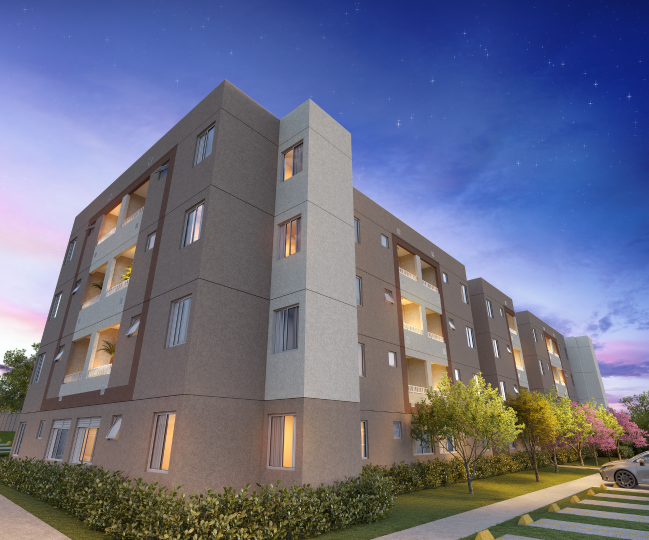
#> input picture assets/Lazer/Fachada.png, 1297 x 1080 px (shown at 1/2 size)
$ python -i build_assets.py   (imports and definitions only)
#> lines starting #> are read from the running program, lines starting #| are printed output that depends on the picture
#!/usr/bin/env python3
"""
build_assets.py — Gera assets/web/ (WebP) a partir do material entregue em assets/Lazer, assets/apartamento e assets/Plantas.

O material chegou já redimensionado (1080 px de altura). O de-para render -> nome final fica em `assets-map.tsv`
(TAB entre as colunas).

  assets/web/<destino>.webp              imagem do lightbox  (lado maior <= 2600 px, q80)
  assets/web/miniaturas/<destino>.webp   miniatura da grade  (lado maior <=  900 px, q72)

Plantas: os PNGs já vêm com transparência. O desenho é assentado sobre BRANCO
(o card de planta é branco), recortado na própria caixa (ignorando pontos
soltos) e com margem branca em volta. Plantas: lightbox <= 3000 px q86, grade
<= 1400 px q78. Nenhuma imagem é ampliada além do tamanho entregue.

Uso:
    python build_assets.py            # gera só o que falta
    python build_assets.py --force    # regera tudo

Requisito: Pillow (pip install pillow), com suporte a WebP.
"""
import argparse
import sys
import unicodedata
from pathlib import Path

from PIL import Image

ROOT = Path(__file__).resolve().parent
SRC = ROOT / 'assets'          # material entregue (já redimensionado)
OUT = ROOT / 'assets' / 'web'  # saída WebP publicada

FULL_W, FULL_Q = 2600, 85
THUMB_W, THUMB_Q = 900, 72
PLAN_FULL_W, PLAN_FULL_Q = 3000, 86
PLAN_THUMB_W, PLAN_THUMB_Q = 1400, 78

def nfc(s):
    return unicodedata.normalize('NFC', s)


# [9 lines left out: function find, not called in this run]


def fresh(src, dst, force):
    return not force and dst.exists() and dst.stat().st_mtime > src.stat().st_mtime


# [5 lines left out: function save_webp, not called in this run]


def clean_plan(path):
    """PNG transparente -> RGB sobre branco, recortado no desenho + margem."""
#> called with path = 'assets/Lazer/Fachada.png'
    im = Image.open(path).convert('RGBA')
#> im is the input picture: PIL image 1297x1080 RGBA; mean R, G, B, A 107.5, 110.3, 133.4, 255
    alpha = im.getchannel('A')
    # Pontos soltos (poeira do export) não podem esticar a caixa: mede em 1/8 da
    # resolução, onde um ponto vira quase transparente.
    k = 8
    small = alpha.point(lambda v: 255 if v > 40 else 0).resize(
        (max(1, im.width // k), max(1, im.height // k)), Image.BOX)
#> small: PIL image 162x135 L; every value is 255
    box = small.point(lambda v: 255 if v > 60 else 0).getbbox()
#> box = (0, 0, 162, 135)
    x0, y0, x1, y1 = (box[0] * k, box[1] * k, min(im.width, box[2] * k), min(im.height, box[3] * k))
#> x0 = 0; y0 = 0; x1 = 1296; y1 = 1080
    white = Image.new('RGBA', im.size, (255, 255, 255, 255))
#> white: PIL image 1297x1080 RGBA; every value is 255
    white.alpha_composite(im)
    drawing = white.convert('RGB').crop((x0, y0, x1, y1))
    pad = int(max(drawing.size) * 0.035)
#> pad = 45
    canvas = Image.new('RGB', (drawing.width + 2 * pad, drawing.height + 2 * pad), 'white')
#> canvas: PIL image 1386x1170 RGB; every value is 255
    canvas.paste(drawing, (pad, pad))
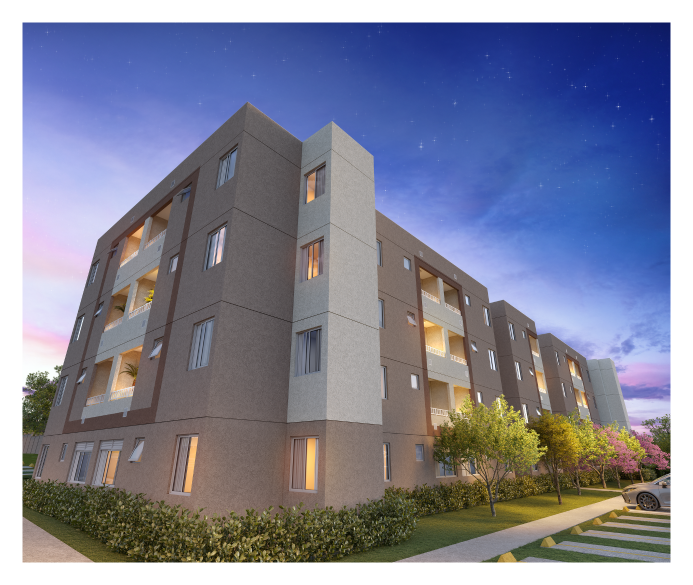
#> canvas: PIL image 1386x1170 RGB (shown at 1/2 size); mean R, G, B 127.7, 130.1, 150
    return canvas


# [26 lines left out: function build_images, not called in this run]


# [7 lines not run here, left out]

>>> result = clean_plan('assets/Lazer/Fachada.png')

$ run again, on assets/Plantas/PLANTA-TIPO 1.png
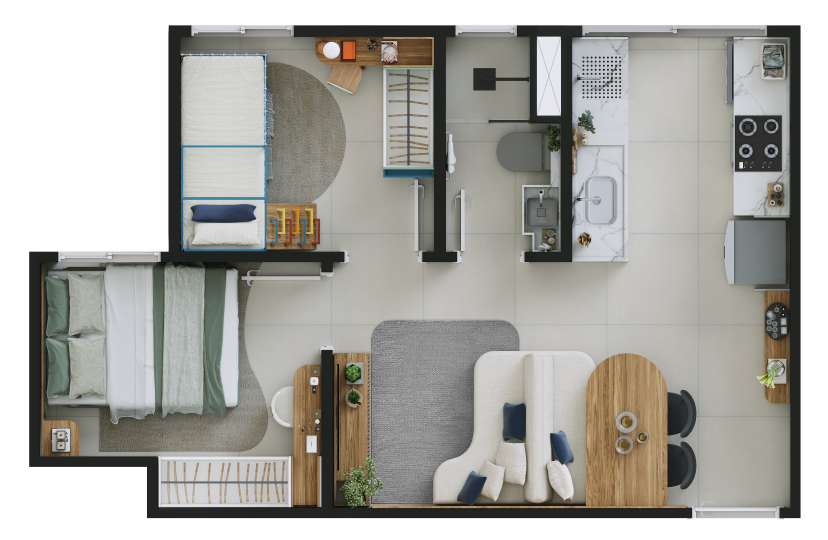
#> input picture assets/Plantas/PLANTA-TIPO 1.png, 1656 x 1080 px (shown at 1/2 size)
#> in clean_plan, im is the input picture: PIL image 1656x1080 RGBA; mean R, G, B, A 171.4, 170.1, 164.9, 255
#> alpha: PIL image 1656x1080 L; every value is 255
#> small: PIL image 207x135 L; every value is 255
#> box = (0, 0, 207, 135)
#> x0 = 0; x1 = 1656; y1 = 1080
#> white: PIL image 1656x1080 RGBA; every value is 255
#> in clean_plan, `canvas.paste(drawing, (pad, pad))`:
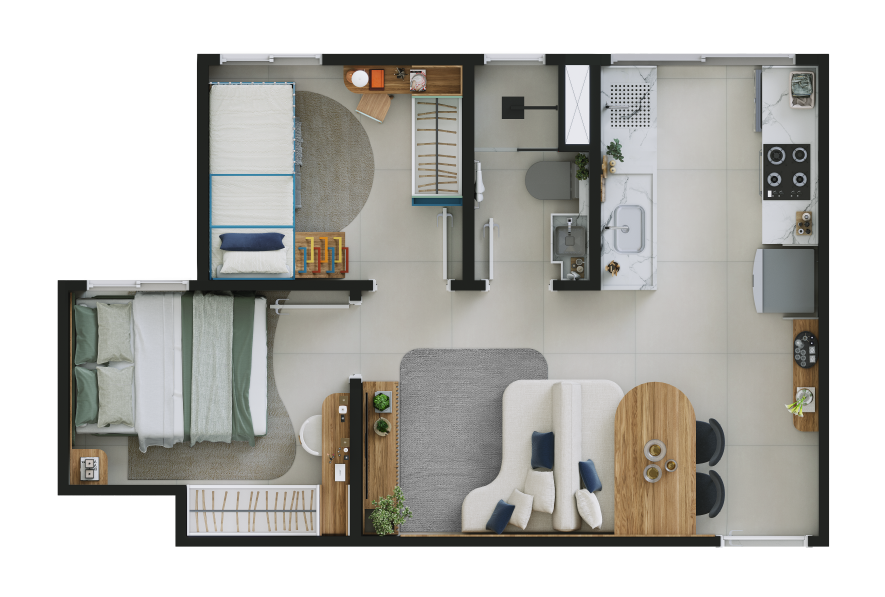
#> canvas: PIL image 1770x1194 RGB (shown at 1/2 size); mean R, G, B 184.2, 183.2, 178.7

$ run again, on assets/Plantas/PLANTA-TIPO-GARDEN.png
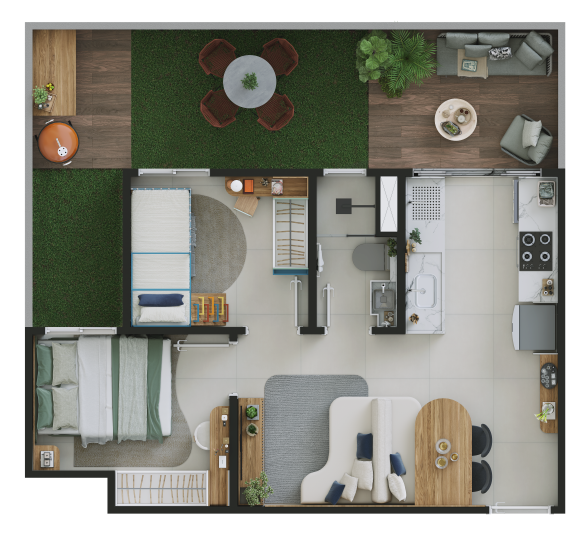
#> input picture assets/Plantas/PLANTA-TIPO-GARDEN.png, 1176 x 1080 px (shown at 1/2 size)
#> in clean_plan, im is the input picture: PIL image 1176x1080 RGBA; mean R, G, B, A 147.1, 147.1, 138.2, 255
#> alpha: PIL image 1176x1080 L; every value is 255
#> small: PIL image 147x135 L; every value is 255
#> box = (0, 0, 147, 135)
#> x0 = 0; x1 = 1176; y1 = 1080
#> white: PIL image 1176x1080 RGBA; every value is 255
#> in clean_plan, `canvas.paste(drawing, (pad, pad))`:
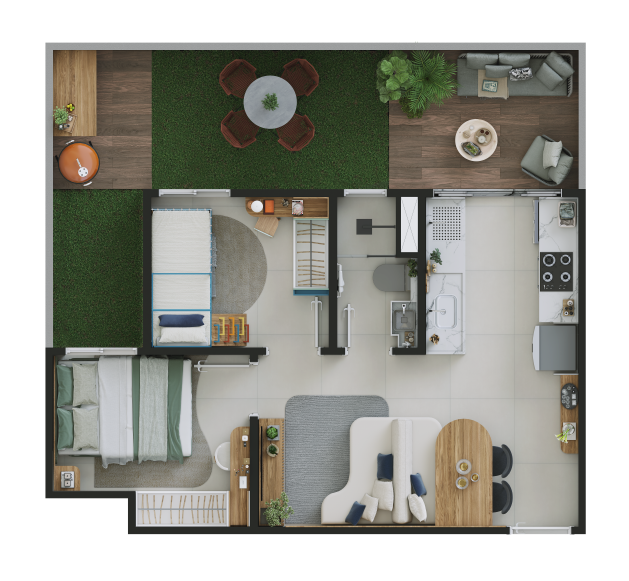
#> canvas: PIL image 1258x1162 RGB (shown at 1/2 size); mean R, G, B 161.2, 161.2, 153.5

$ run again, on assets/apartamento/BANHEIRO.png
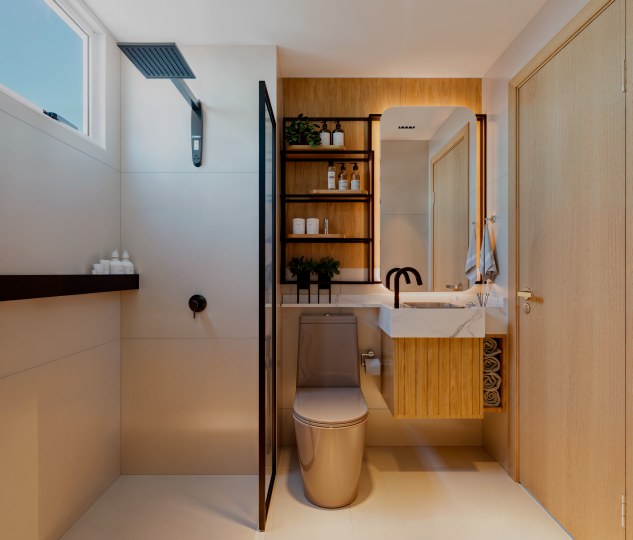
#> input picture assets/apartamento/BANHEIRO.png, 1265 x 1080 px (shown at 1/2 size)
#> in clean_plan, im is the input picture: PIL image 1265x1080 RGBA; mean R, G, B, A 147.5, 125.4, 105.5, 255
#> alpha: PIL image 1265x1080 L; every value is 255
#> small: PIL image 158x135 L; every value is 255
#> box = (0, 0, 158, 135)
#> x0 = 0; x1 = 1264; y1 = 1080
#> white: PIL image 1265x1080 RGBA; every value is 255
#> in clean_plan, `canvas.paste(drawing, (pad, pad))`:
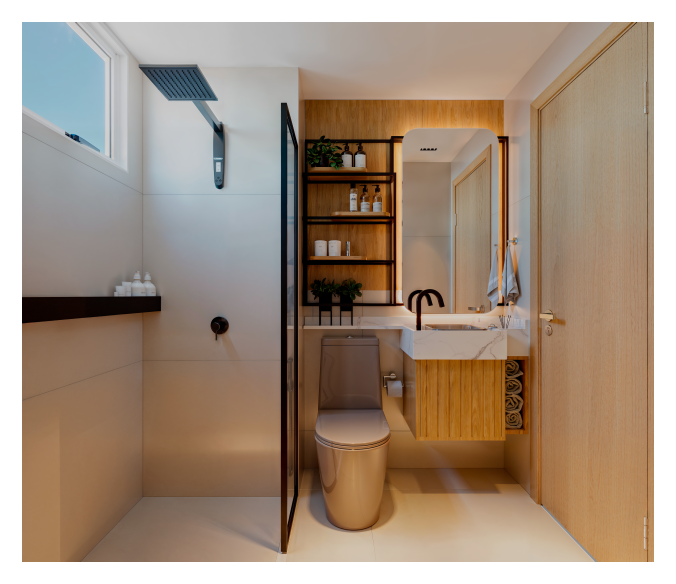
#> canvas: PIL image 1352x1168 RGB (shown at 1/2 size); mean R, G, B 162.1, 142.9, 125.7
